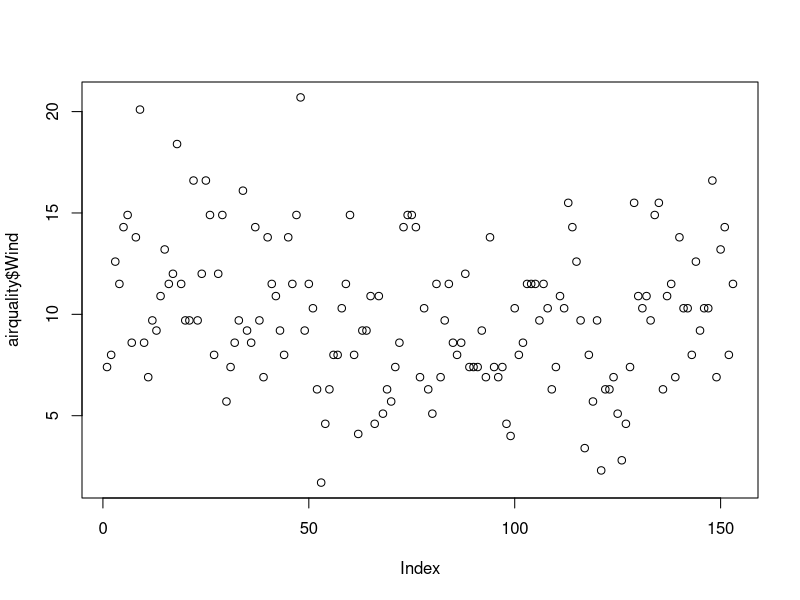
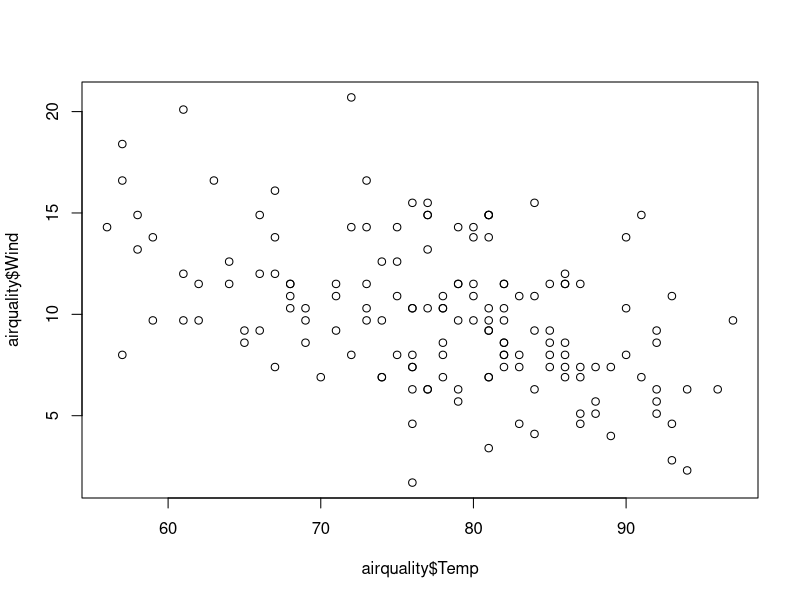
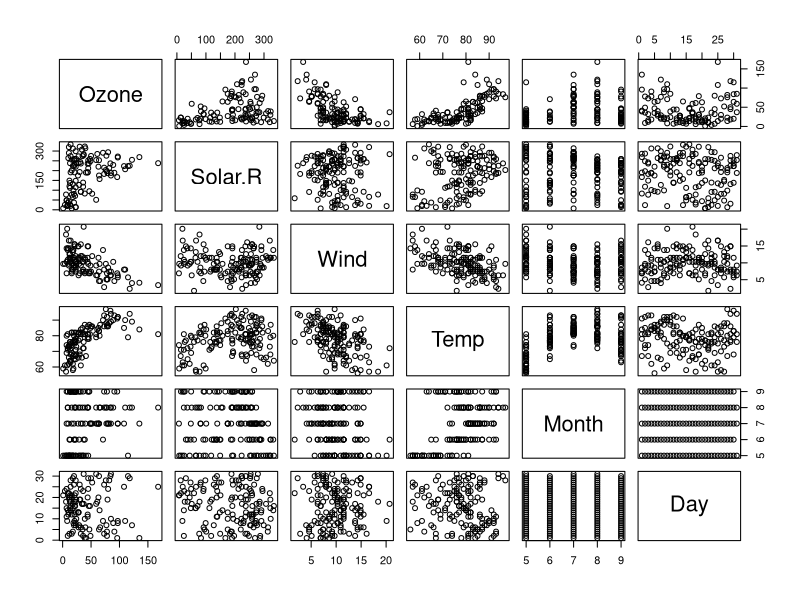
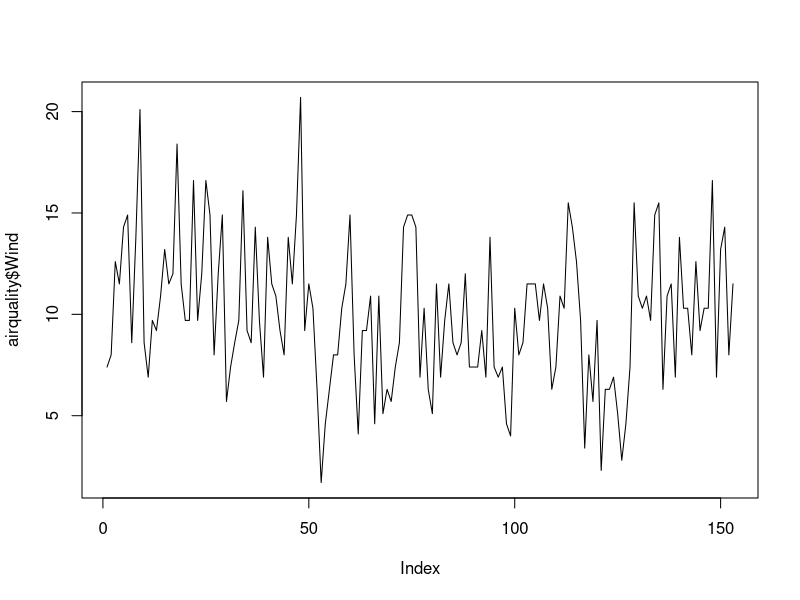
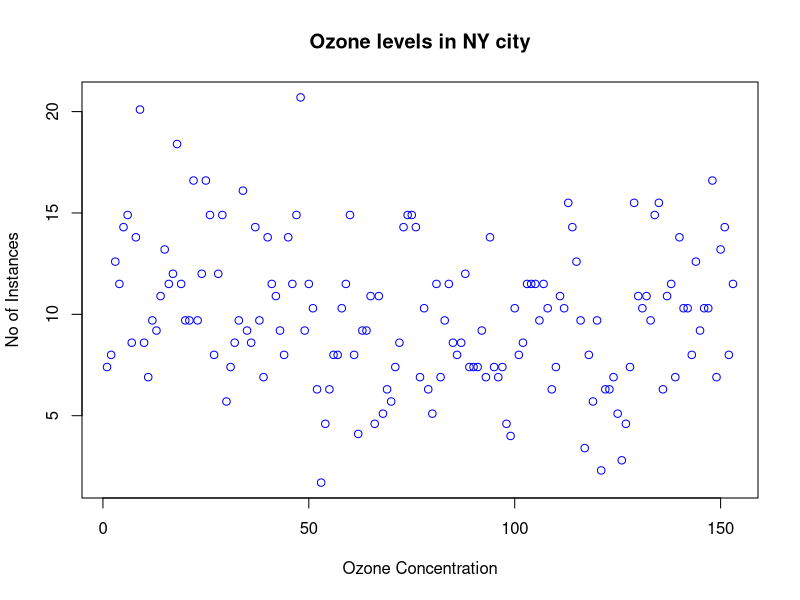
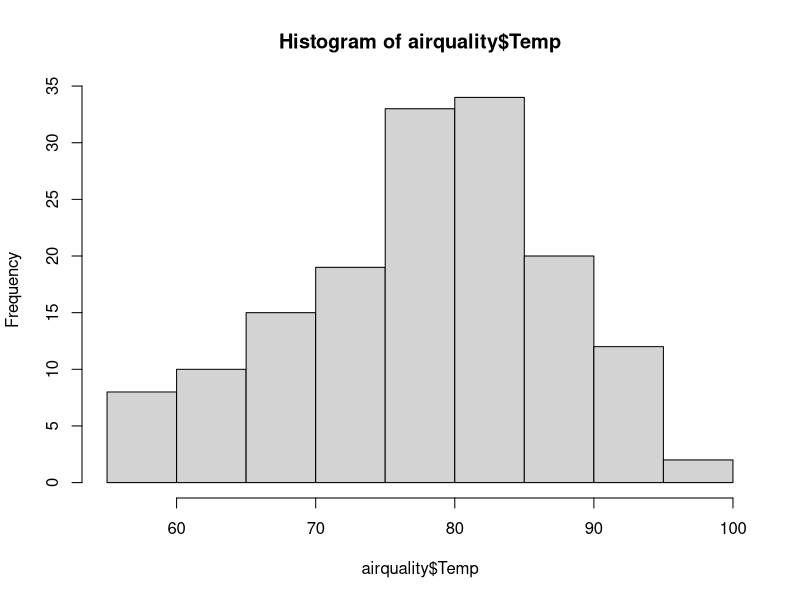
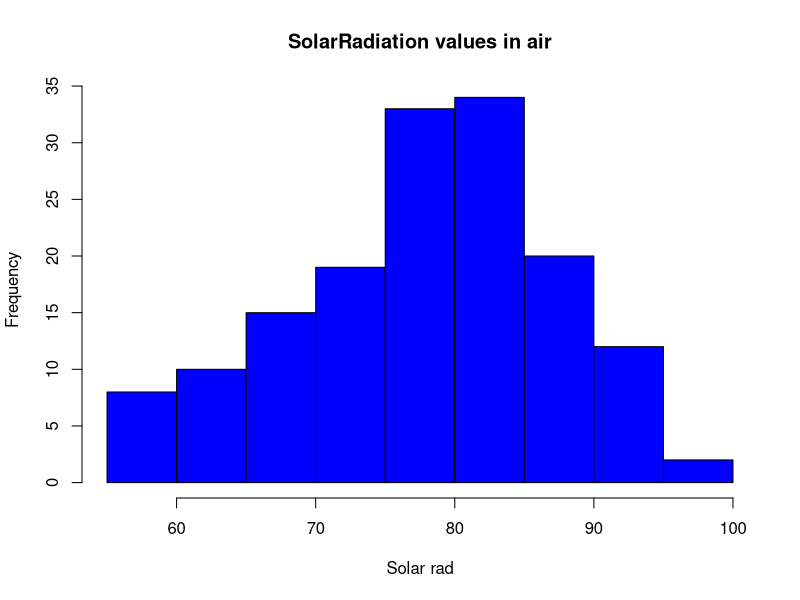
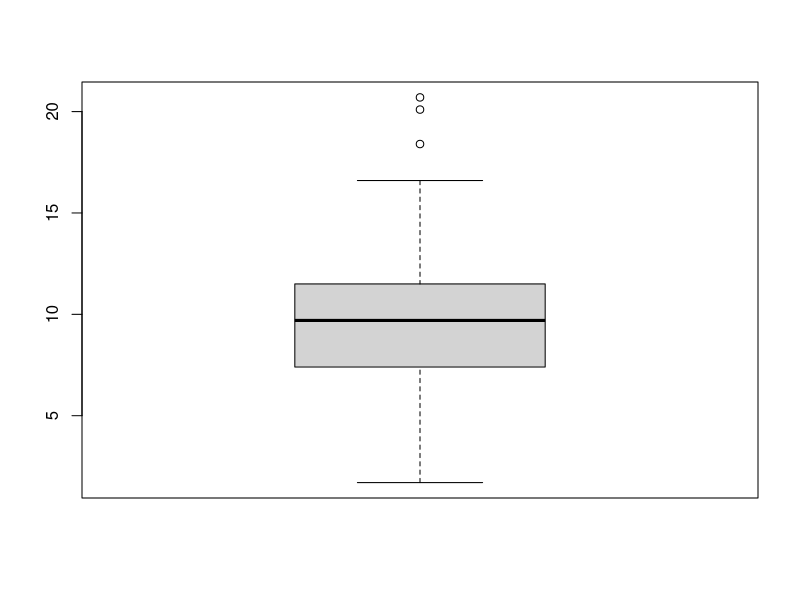

Recreate these plots in R, in order. (Note: this script raises an error after producing the figures.)
airquality<- datasets::airquality

#top 10 and last 10 rows
head(airquality,10)
tail(airquality,10)

df<-airquality[,-6]

#summary of the data
summary(airquality$Ozone)
summary(airquality)
summary(airquality$Wind)


##########
plot(airquality$Wind)
plot(airquality$Temp,airquality$Wind,type="p")
plot(airquality)

#points and lines
plot(airquality$Wind, type="l") #p: points , l:lines, b: both
plot(airquality$Wind , xlab='Ozone Concentration', ylab='No of Instances', main='Ozone levels in NY city', col='blue')

#Histogram
hist(airquality$Temp)
hist(airquality$Temp,main='SolarRadiation values in air',xlab='Solar rad',col='blue')

#Single Boxplot
boxplot(airquality$Wind)$out
boxplot(airquality$Wind,main="Boxplot")

#Multiple box plots
boxplot(airquality[,1:4],main='Multiple')

#margin of the grid(mar),
#no of rows and columns(mfrow),
#whether a border is to be included(bty)
#and position of the
#labels(las:1 for horizontal, las:0 for vertical)
#bty- box around the plot
par(mfrow=c(3,3),mar=c(2,5,2,1),las=0,bty="o")

plot(airquality$Ozone)
plot(airquality$Ozone,airquality$Wind,type="p")
plot(airquality$Ozone,type="l")
barplot(airquality$Ozone, main='Ozone concentration in air', xlab='Ozone levels',col='green',horiz=TRUE)
hist(airquality$Solar.R)
boxplot(airquality$Solar.R)
boxplot(airquality[,0:4],main='Multiple Box plots')



## Homework
e_quakes <- datasets::quakes

head(e_quakes,10)
tail(e_quakes,10)

#summary of the data
summary(e_quakes$depth)
summary(e_quakes)

plot(e_quakes$depth)
plot(e_quakes$mag,e_quakes$depth,type="p")
plot(airquality)

plot(e_quakes$depth, type="l")

plot(e_quakes$mag , xlab='Longitude', ylab='Magnitude', main='Earthquakes', col='blue')

#Horizontal Bar plot
barplot(e_quakes$mag, main='Magnitude of Earthquakes', ylab='Ozone levels',col='green',horiz=TRUE,axes=T)

#histogram
hist(e_quakes$mag)
hist(e_quakes$depth)

#from this we can infer that this is Bimodal data 

#Single Boxplot
boxplot(e_quakes$depth)$out
boxplot(e_quakes$depth,main="Boxplot")

#Multiple box plots
boxplot(e_quakes[,0:4],main='Multiple')

#margin of the grid(mar),
#no of rows and columns(mfrow),
#whether a border is to be included(bty)
#and position of the
#labels(las:1 for horizontal, las:0 for vertical)
#bty- box around the plot
par(mfrow=c(3,3),mar=c(2,5,2,1),las=0,bty="o")

# standard deviation
sd(e_quakes$depth)
var(e_quakes$depth)

skewness(e_quakes$depth)

kurtosis(e_quakes$depth)
